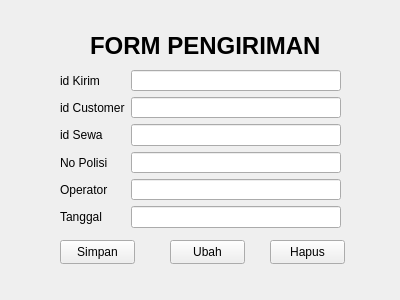
<?xml version="1.0" encoding="UTF-8"?>
<ui version="4.0">
 <class>Form</class>
 <widget class="QWidget" name="Form">
  <property name="geometry">
   <rect>
    <x>0</x>
    <y>0</y>
    <width>400</width>
    <height>300</height>
   </rect>
  </property>
  <property name="windowTitle">
   <string>Form</string>
  </property>
  <widget class="QPushButton" name="pushButton_3">
   <property name="geometry">
    <rect>
     <x>270</x>
     <y>240</y>
     <width>75</width>
     <height>24</height>
    </rect>
   </property>
   <property name="text">
    <string>Hapus</string>
   </property>
  </widget>
  <widget class="QLabel" name="label">
   <property name="geometry">
    <rect>
     <x>90</x>
     <y>30</y>
     <width>241</width>
     <height>31</height>
    </rect>
   </property>
   <property name="font">
    <font>
     <pointsize>18</pointsize>
     <bold>true</bold>
    </font>
   </property>
   <property name="text">
    <string>FORM PENGIRIMAN</string>
   </property>
  </widget>
  <widget class="QPushButton" name="pushButton">
   <property name="geometry">
    <rect>
     <x>60</x>
     <y>240</y>
     <width>75</width>
     <height>24</height>
    </rect>
   </property>
   <property name="text">
    <string>Simpan</string>
   </property>
  </widget>
  <widget class="QPushButton" name="pushButton_2">
   <property name="geometry">
    <rect>
     <x>170</x>
     <y>240</y>
     <width>75</width>
     <height>24</height>
    </rect>
   </property>
   <property name="text">
    <string>Ubah</string>
   </property>
  </widget>
  <widget class="QWidget" name="formLayoutWidget">
   <property name="geometry">
    <rect>
     <x>60</x>
     <y>70</y>
     <width>281</width>
     <height>158</height>
    </rect>
   </property>
   <layout class="QFormLayout" name="formLayout">
    <item row="0" column="0">
     <widget class="QLabel" name="id_userLabel">
      <property name="text">
       <string>id Kirim</string>
      </property>
     </widget>
    </item>
    <item row="0" column="1">
     <widget class="QLineEdit" name="id_userLineEdit"/>
    </item>
    <item row="1" column="0">
     <widget class="QLabel" name="nm_userLabel">
      <property name="text">
       <string>id Customer</string>
      </property>
     </widget>
    </item>
    <item row="1" column="1">
     <widget class="QLineEdit" name="nm_userLineEdit"/>
    </item>
    <item row="2" column="0">
     <widget class="QLabel" name="passwordLabel">
      <property name="text">
       <string>id Sewa</string>
      </property>
     </widget>
    </item>
    <item row="2" column="1">
     <widget class="QLineEdit" name="passwordLineEdit"/>
    </item>
    <item row="3" column="0">
     <widget class="QLabel" name="emailLabel">
      <property name="text">
       <string>No Polisi</string>
      </property>
     </widget>
    </item>
    <item row="3" column="1">
     <widget class="QLineEdit" name="emailLineEdit"/>
    </item>
    <item row="4" column="0">
     <widget class="QLabel" name="stokLabel">
      <property name="text">
       <string>Operator</string>
      </property>
     </widget>
    </item>
    <item row="4" column="1">
     <widget class="QLineEdit" name="stokLineEdit"/>
    </item>
    <item row="5" column="0">
     <widget class="QLabel" name="keteranganLabel">
      <property name="text">
       <string>Tanggal</string>
      </property>
     </widget>
    </item>
    <item row="5" column="1">
     <widget class="QLineEdit" name="keteranganLineEdit"/>
    </item>
   </layout>
  </widget>
 </widget>
 <resources/>
 <connections/>
</ui>
